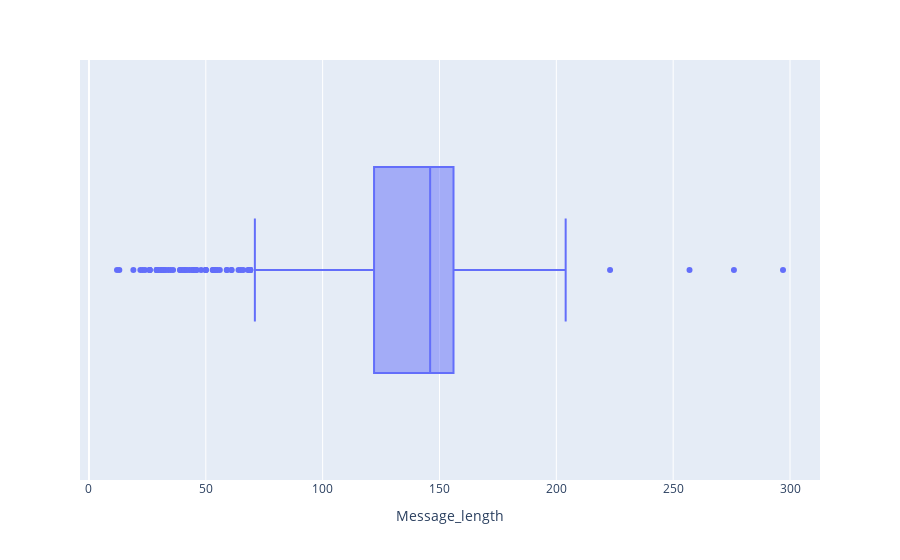

Notebook code cell kept with this figure:
### Code cell
fig = px.box(df_special, x="Message_length")
fig.show()

### Figure 1 — Plotly figure (JSON) as saved in the notebook; plotly's stock layout.template omitted (floating-point values rounded to 4 significant figures; data arrays with more than 128 entries replaced by an {"elided": "..."} marker saying what was removed)
{"data": [{"alignmentgroup": "True", "hovertemplate": "Message_length=%{x}<extra></extra>", "legendgroup": "", "marker": {"color": "#636efa"}, "name": "", "notched": false, "offsetgroup": "", "orientation": "h", "showlegend": false, "type": "box", "x": {"elided": "581 int values"}, "x0": " ", "xaxis": "x", "y0": " ", "yaxis": "y"}], "layout": {"boxmode": "group", "legend": {"tracegroupgap": 0}, "margin": {"t": 60}, "xaxis": {"anchor": "y", "domain": [0, 1], "title": {"text": "Message_length"}}, "yaxis": {"anchor": "x", "domain": [0, 1]}}}
